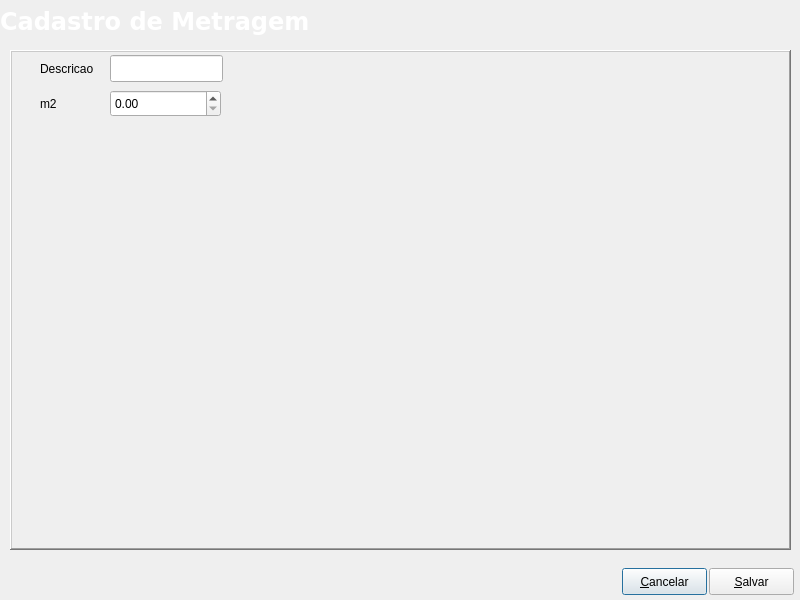
<?xml version="1.0" encoding="UTF-8"?>
<ui version="4.0">
 <class>Editmetreage</class>
 <widget class="QDialog" name="Editmetreage">
  <property name="geometry">
   <rect>
    <x>0</x>
    <y>0</y>
    <width>800</width>
    <height>600</height>
   </rect>
  </property>
  <property name="windowTitle">
   <string>Edit</string>
  </property>
  <widget class="QFrame" name="frame">
   <property name="geometry">
    <rect>
     <x>10</x>
     <y>50</y>
     <width>781</width>
     <height>500</height>
    </rect>
   </property>
   <property name="frameShape">
    <enum>QFrame::WinPanel</enum>
   </property>
   <property name="frameShadow">
    <enum>QFrame::Raised</enum>
   </property>
   <widget class="QLabel" name="LblDescricao">
    <property name="geometry">
     <rect>
      <x>30</x>
      <y>10</y>
      <width>59</width>
      <height>17</height>
     </rect>
    </property>
    <property name="text">
     <string>Descricao</string>
    </property>
   </widget>
   <widget class="QLineEdit" name="LnEdtDescricao">
    <property name="geometry">
     <rect>
      <x>100</x>
      <y>5</y>
      <width>113</width>
      <height>27</height>
     </rect>
    </property>
   </widget>
   <widget class="QLabel" name="Lblm2">
    <property name="geometry">
     <rect>
      <x>30</x>
      <y>45</y>
      <width>59</width>
      <height>17</height>
     </rect>
    </property>
    <property name="text">
     <string>m2</string>
    </property>
   </widget>
   <widget class="QDoubleSpinBox" name="DblSpnBxm2">
    <property name="geometry">
     <rect>
      <x>100</x>
      <y>40</y>
      <width>111</width>
      <height>27</height>
     </rect>
    </property>
    <property name="maximum">
     <double>999999999999.989990234375000</double>
    </property>
   </widget>
  </widget>
  <widget class="QFrame" name="topmenu">
   <property name="geometry">
    <rect>
     <x>-120</x>
     <y>1</y>
     <width>821</width>
     <height>42</height>
    </rect>
   </property>
   <property name="minimumSize">
    <size>
     <width>0</width>
     <height>42</height>
    </size>
   </property>
   <property name="maximumSize">
    <size>
     <width>16777215</width>
     <height>42</height>
    </size>
   </property>
   <property name="styleSheet">
    <string notr="true">image: url(:/png/barra-superior-ok.jpg);</string>
   </property>
   <property name="frameShadow">
    <enum>QFrame::Raised</enum>
   </property>
   <widget class="QLabel" name="labelStatus">
    <property name="enabled">
     <bool>false</bool>
    </property>
    <property name="geometry">
     <rect>
      <x>120</x>
      <y>0</y>
      <width>710</width>
      <height>40</height>
     </rect>
    </property>
    <property name="palette">
     <palette>
      <active>
       <colorrole role="WindowText">
        <brush brushstyle="SolidPattern">
         <color alpha="255">
          <red>255</red>
          <green>255</green>
          <blue>255</blue>
         </color>
        </brush>
       </colorrole>
       <colorrole role="Button">
        <brush brushstyle="SolidPattern">
         <color alpha="255">
          <red>50</red>
          <green>0</green>
          <blue>133</blue>
         </color>
        </brush>
       </colorrole>
       <colorrole role="Text">
        <brush brushstyle="SolidPattern">
         <color alpha="255">
          <red>255</red>
          <green>255</green>
          <blue>255</blue>
         </color>
        </brush>
       </colorrole>
       <colorrole role="ButtonText">
        <brush brushstyle="SolidPattern">
         <color alpha="255">
          <red>255</red>
          <green>255</green>
          <blue>255</blue>
         </color>
        </brush>
       </colorrole>
       <colorrole role="Base">
        <brush brushstyle="SolidPattern">
         <color alpha="255">
          <red>50</red>
          <green>0</green>
          <blue>133</blue>
         </color>
        </brush>
       </colorrole>
       <colorrole role="Window">
        <brush brushstyle="SolidPattern">
         <color alpha="255">
          <red>50</red>
          <green>0</green>
          <blue>133</blue>
         </color>
        </brush>
       </colorrole>
      </active>
      <inactive>
       <colorrole role="WindowText">
        <brush brushstyle="SolidPattern">
         <color alpha="255">
          <red>255</red>
          <green>255</green>
          <blue>255</blue>
         </color>
        </brush>
       </colorrole>
       <colorrole role="Button">
        <brush brushstyle="SolidPattern">
         <color alpha="255">
          <red>50</red>
          <green>0</green>
          <blue>133</blue>
         </color>
        </brush>
       </colorrole>
       <colorrole role="Text">
        <brush brushstyle="SolidPattern">
         <color alpha="255">
          <red>255</red>
          <green>255</green>
          <blue>255</blue>
         </color>
        </brush>
       </colorrole>
       <colorrole role="ButtonText">
        <brush brushstyle="SolidPattern">
         <color alpha="255">
          <red>255</red>
          <green>255</green>
          <blue>255</blue>
         </color>
        </brush>
       </colorrole>
       <colorrole role="Base">
        <brush brushstyle="SolidPattern">
         <color alpha="255">
          <red>50</red>
          <green>0</green>
          <blue>133</blue>
         </color>
        </brush>
       </colorrole>
       <colorrole role="Window">
        <brush brushstyle="SolidPattern">
         <color alpha="255">
          <red>50</red>
          <green>0</green>
          <blue>133</blue>
         </color>
        </brush>
       </colorrole>
      </inactive>
      <disabled>
       <colorrole role="WindowText">
        <brush brushstyle="SolidPattern">
         <color alpha="255">
          <red>255</red>
          <green>255</green>
          <blue>255</blue>
         </color>
        </brush>
       </colorrole>
       <colorrole role="Button">
        <brush brushstyle="SolidPattern">
         <color alpha="255">
          <red>50</red>
          <green>0</green>
          <blue>133</blue>
         </color>
        </brush>
       </colorrole>
       <colorrole role="Text">
        <brush brushstyle="SolidPattern">
         <color alpha="255">
          <red>255</red>
          <green>255</green>
          <blue>255</blue>
         </color>
        </brush>
       </colorrole>
       <colorrole role="ButtonText">
        <brush brushstyle="SolidPattern">
         <color alpha="255">
          <red>255</red>
          <green>255</green>
          <blue>255</blue>
         </color>
        </brush>
       </colorrole>
       <colorrole role="Base">
        <brush brushstyle="SolidPattern">
         <color alpha="255">
          <red>50</red>
          <green>0</green>
          <blue>133</blue>
         </color>
        </brush>
       </colorrole>
       <colorrole role="Window">
        <brush brushstyle="SolidPattern">
         <color alpha="255">
          <red>50</red>
          <green>0</green>
          <blue>133</blue>
         </color>
        </brush>
       </colorrole>
      </disabled>
     </palette>
    </property>
    <property name="font">
     <font>
      <family>Verdana</family>
      <pointsize>18</pointsize>
      <weight>75</weight>
      <bold>true</bold>
     </font>
    </property>
    <property name="autoFillBackground">
     <bool>false</bool>
    </property>
    <property name="styleSheet">
     <string notr="true">image: url(:/png/barra-superior-ok.jpg);</string>
    </property>
    <property name="frameShape">
     <enum>QFrame::NoFrame</enum>
    </property>
    <property name="frameShadow">
     <enum>QFrame::Plain</enum>
    </property>
    <property name="lineWidth">
     <number>1</number>
    </property>
    <property name="text">
     <string>Cadastro de Metragem</string>
    </property>
    <property name="textFormat">
     <enum>Qt::AutoText</enum>
    </property>
    <property name="alignment">
     <set>Qt::AlignLeading|Qt::AlignLeft|Qt::AlignVCenter</set>
    </property>
    <property name="wordWrap">
     <bool>false</bool>
    </property>
    <property name="textInteractionFlags">
     <set>Qt::NoTextInteraction</set>
    </property>
   </widget>
  </widget>
  <widget class="QPushButton" name="PshBtnCancel">
   <property name="geometry">
    <rect>
     <x>622</x>
     <y>568</y>
     <width>85</width>
     <height>27</height>
    </rect>
   </property>
   <property name="text">
    <string>&amp;Cancelar</string>
   </property>
  </widget>
  <widget class="QPushButton" name="PshBtnSave">
   <property name="geometry">
    <rect>
     <x>709</x>
     <y>568</y>
     <width>85</width>
     <height>27</height>
    </rect>
   </property>
   <property name="text">
    <string>&amp;Salvar</string>
   </property>
  </widget>
 </widget>
 <resources/>
 <connections/>
</ui>
